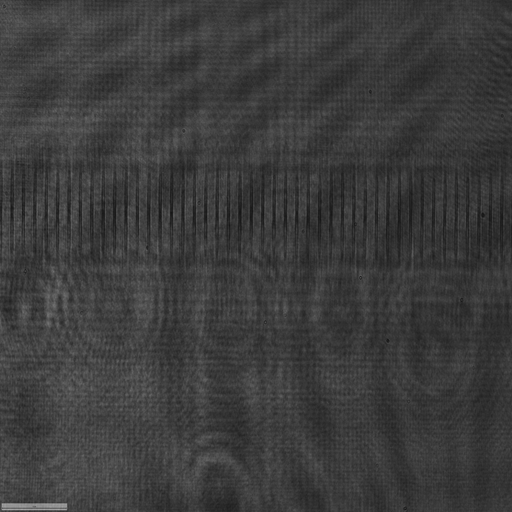
#> input picture Carpeta stack/imagen_IC_1.tiff, 512 x 512 px
$ python Intensidad_Phase.py
#> lines starting #> are read from the running program, lines starting #| are printed output that depends on the picture
### Entrega03/librerias/utilopctic.py
import numpy as np
from tkinter import Tk, filedialog
from PIL import Image
import matplotlib.pyplot as plt
from utilopctic import *
import cv2
from LightPipes import *

# [31 lines left out: function rescale_field, not called in this run]


def import_image():
    """
    Esta funcion abre una pantalla emergente del administrador de archivos para la ruta de una imagen a importar.
    """
    # Ocultar la ventana principal de Tkinter
    Tk().withdraw()

    # Abrir el cuadro de diálogo para seleccionar la imagen
    ruta_imagen = filedialog.askopenfilename(
        title="Seleccionar imagen",
        filetypes=[("Imágenes", "*.png *.jpg *.jpeg *.bmp *.tif *.tiff")]
    )
#> the answer given: ../../Carpeta stack/imagen_IC_1.tiff

    # Cargar la imagen como un arreglo numpy
    if ruta_imagen:
        #cargamos el primer
        imagen = Image.open(ruta_imagen)
#> imagen is the input picture: PIL image 512x512 RGBA; mean R, G, B, A 60, 60, 60, 255
        return np.array(imagen)
    else:
        return None

# [45 lines left out: functions show_image, export_image, not called in this run]

### Entrega03/librerias/Intensidad_Phase.py
import numpy as np
import matplotlib.pyplot as plt
from utilopctic import *


Intensidad=import_image()
Phase=import_image()
#> the answer given: ../../Carpeta stack/ASM.png
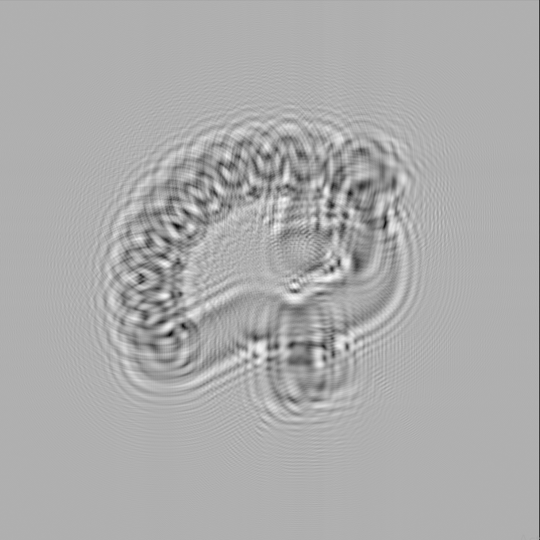
#> input picture Carpeta stack/ASM.png, 1080 x 1080 px (shown at 1/2 size)
#> in import_image, imagen is the input picture: PIL image 1080x1080 RGBA; mean R, G, B, A 171.5, 171.5, 171.5, 255


fig=plt.figure(figsize=(12, 5))
ax1 = fig.add_subplot(1, 2, 1)
ax1.imshow(Intensidad, cmap='gray')
ax1.set_title('Intensidad')
ax1.axis('off')
ax1.grid(False)
ax2 = fig.add_subplot(1, 2, 2)
ax2.imshow(Phase, cmap='gray')
ax2.set_title('Fase (radianes)')
ax2.axis('off')
ax2.grid(False)
plt.show()
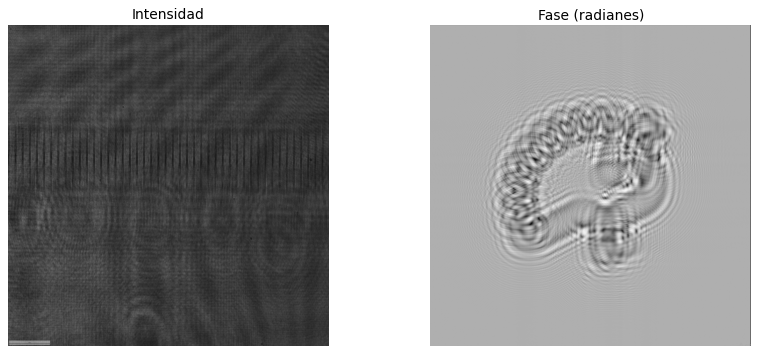
#> figure drawn by matplotlib, 2 panels
